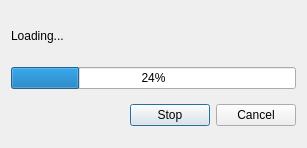
<?xml version="1.0" encoding="UTF-8"?>
<ui version="4.0">
 <class>GenericProgressBarDialog</class>
 <widget class="QDialog" name="GenericProgressBarDialog">
  <property name="geometry">
   <rect>
    <x>0</x>
    <y>0</y>
    <width>307</width>
    <height>148</height>
   </rect>
  </property>
  <property name="windowTitle">
   <string>Progress Bar</string>
  </property>
  <property name="windowIcon">
   <iconset resource="resources.qrc">
    <normaloff>:/static/default/icon/22x22/moonstone.png</normaloff>:/static/default/icon/22x22/moonstone.png</iconset>
  </property>
  <layout class="QVBoxLayout" name="verticalLayout">
   <item>
    <layout class="QHBoxLayout" name="horizontalLayout2">
     <item>
      <widget class="QLabel" name="loadingText">
       <property name="maximumSize">
        <size>
         <width>300</width>
         <height>32</height>
        </size>
       </property>
       <property name="text">
        <string>Loading...</string>
       </property>
       <property name="alignment">
        <set>Qt::AlignLeading|Qt::AlignLeft|Qt::AlignVCenter</set>
       </property>
      </widget>
     </item>
     <item>
      <widget class="QLabel" name="loadingLabel">
       <property name="maximumSize">
        <size>
         <width>32</width>
         <height>32</height>
        </size>
       </property>
       <property name="text">
        <string/>
       </property>
      </widget>
     </item>
    </layout>
   </item>
   <item>
    <widget class="QProgressBar" name="progressBar">
     <property name="value">
      <number>24</number>
     </property>
    </widget>
   </item>
   <item>
    <layout class="QHBoxLayout" name="horizontalLayout">
     <item>
      <spacer name="horizontalSpacer">
       <property name="orientation">
        <enum>Qt::Horizontal</enum>
       </property>
       <property name="sizeHint" stdset="0">
        <size>
         <width>40</width>
         <height>20</height>
        </size>
       </property>
      </spacer>
     </item>
     <item>
      <widget class="QPushButton" name="stopButton">
       <property name="text">
        <string>Stop</string>
       </property>
       <property name="icon">
        <iconset resource="resources.qrc">
         <normaloff>:/static/default/icon/22x22/process-stop.png</normaloff>:/static/default/icon/22x22/process-stop.png</iconset>
       </property>
      </widget>
     </item>
     <item>
      <widget class="QPushButton" name="cancelButton">
       <property name="text">
        <string>Cancel</string>
       </property>
       <property name="icon">
        <iconset resource="resources.qrc">
         <normaloff>:/static/default/icon/22x22/dialog-cancel.png</normaloff>:/static/default/icon/22x22/dialog-cancel.png</iconset>
       </property>
      </widget>
     </item>
    </layout>
   </item>
  </layout>
 </widget>
 <resources>
  <include location="resources.qrc"/>
 </resources>
 <connections/>
</ui>
